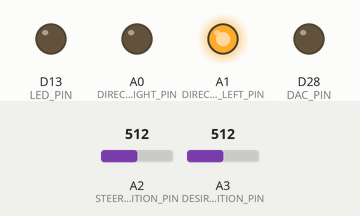
The sketch below on a simulated Arduino Zero (SAMD21). On the bench: output pins drawn as LEDs (lit = HIGH). Inputs (shaded band) come from the test bench; at power-on: A2 (STEERING_POSITION_PIN) = 512, A3 (DESIRED_POSITION_PIN) = 512 (analog values on the 0–1023 scale).

Above: at 4.2 s.
4.3 s: A2 (STEERING_POSITION_PIN) set to 526
At 5.0 s:
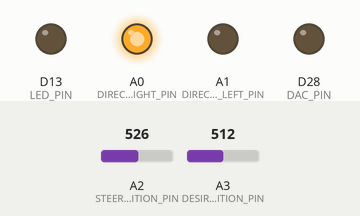
5.8 s: A2 (STEERING_POSITION_PIN) set to 511
At 6.1 s:
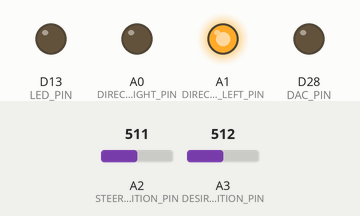
7.3 s: A2 (STEERING_POSITION_PIN) set to 716
At 8.5 s:
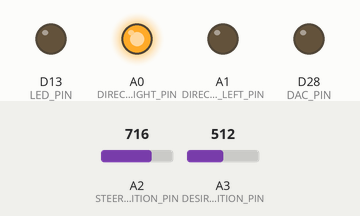
Timing chart, 0 to 10.3 s (numbered marks = the images above; inputs shaded):
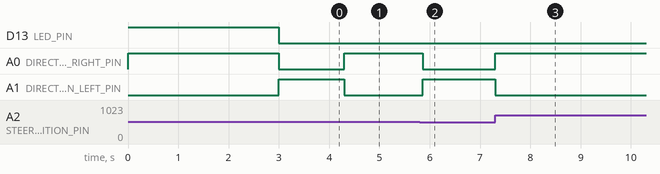

The sketch:

internalSteeringControl.ino
```cpp
const float adc12BitToVolts = 3.3 / 4096.0;
const float voltsTo12Bit = 4096.0 / 3.3;

#define DAC_PIN A14
#define DIRECTION_RIGHT_PIN 14
#define DIRECTION_LEFT_PIN 15
#define STEERING_POSITION_PIN A2
#define DESIRED_POSITION_PIN A3

#define LED_PIN 13

int dacVal;
float dacVolts;

//1 for right, 0 for left
bool steeringDirection;

int steeringPositionVal;
float steeringPositionVolts;

int desiredPositionVal;
float desiredPositionVolts;

float integralError;

void clamp(float minimum, float maximum, float& value)
{
    value = max(value, minimum);
    value = min(value, maximum);
}

void readValues()
{
    steeringPositionVal = analogRead(STEERING_POSITION_PIN);
    steeringPositionVolts = steeringPositionVal * adc12BitToVolts;
    //flip because analog sensor is inverse of desired logic
    steeringPositionVolts = 3.3 - steeringPositionVolts;

    desiredPositionVal = analogRead(DESIRED_POSITION_PIN);
    desiredPositionVolts = desiredPositionVal * adc12BitToVolts;
}

void steeringControl()
{
//  float scaleFactorP = 1.5;
  float gainP = 0.5;
  float error = desiredPositionVolts - steeringPositionVolts;

//  float scaleFactorI = 0.1 * scaleFactorP;
  float gainI = 0.1*gainP;

  integralError += error;

  clamp(-0.2, 0.2, integralError);

  float steeringEffortI = integralError * gainI;

  float steeringEffortP = error * gainP;

  float steeringEffortVolts = steeringEffortP + steeringEffortI;

  clamp(-0.75, 0.75, steeringEffortVolts);

  steeringDirection = steeringEffortVolts > 0;

  dacVolts = abs(steeringEffortVolts) + 0.75;
  dacVal = dacVolts * voltsTo12Bit;
}

void writeValues()
{
  digitalWrite(DIRECTION_RIGHT_PIN, steeringDirection);
  digitalWrite(DIRECTION_LEFT_PIN, !steeringDirection);
  analogWrite(DAC_PIN, dacVal);
}

void setup() {
  // put your setup code here, to run once:
  analogReadResolution(12);
  analogWriteResolution(12);

  pinMode(LED_PIN, OUTPUT);
  digitalWrite(LED_PIN, HIGH);

  pinMode(DAC_PIN, OUTPUT);
  analogWrite(DAC_PIN, 0);

  pinMode(DIRECTION_RIGHT_PIN, OUTPUT);
  digitalWrite(DIRECTION_RIGHT_PIN, HIGH);

  pinMode(DIRECTION_LEFT_PIN, OUTPUT);
  digitalWrite(DIRECTION_LEFT_PIN, LOW);

  integralError = 0;
  delay(3000);
  digitalWrite(LED_PIN, LOW);
}

void loop() {

  readValues();

  steeringControl();

  writeValues();

}
```

Measured:
- the behaviour switches between 512 and 513 on A2 (STEERING_POSITION_PIN) (found by bisection; images 0 and 1)
- after the input at 4.3 s, A0 (DIRECTION_RIGHT_PIN): LOW → HIGH at once; A1 (DIRECTION_LEFT_PIN): HIGH → LOW at once
- after the input at 5.8 s, A0 (DIRECTION_RIGHT_PIN): HIGH → LOW after 0.07 s; A1 (DIRECTION_LEFT_PIN): LOW → HIGH after 0.07 s
- after the input at 7.3 s, A0 (DIRECTION_RIGHT_PIN): LOW → HIGH at once; A1 (DIRECTION_LEFT_PIN): HIGH → LOW at once
